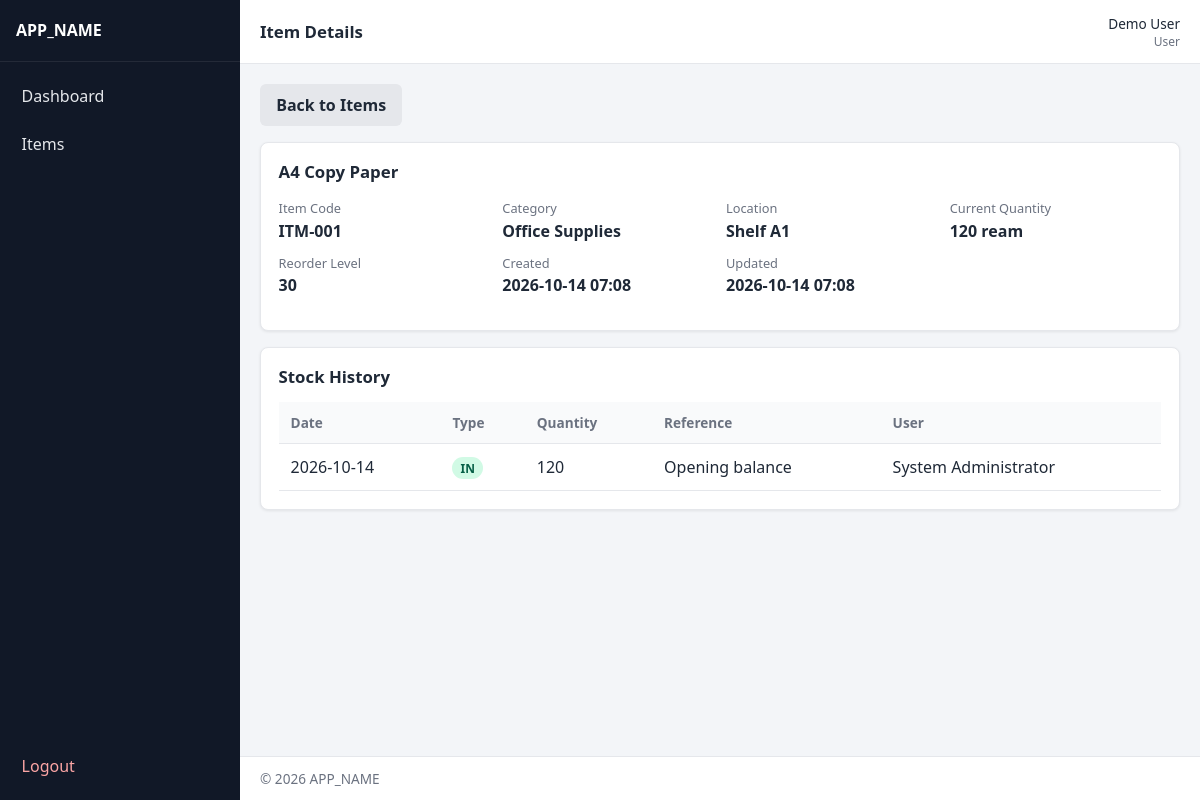
The app's page /user/item-details.php?id=1 (signed in) with its own data.
### tables this page shows
CREATE TABLE items (
    id INT UNSIGNED AUTO_INCREMENT PRIMARY KEY,
    item_code VARCHAR(50) NOT NULL,
    item_name VARCHAR(150) NOT NULL,
    category VARCHAR(100) NOT NULL,
    location VARCHAR(100) NOT NULL,
    quantity INT NOT NULL DEFAULT 0,
    unit VARCHAR(30) NOT NULL,
    reorder_level INT NOT NULL DEFAULT 0,
    created_at TIMESTAMP NOT NULL DEFAULT CURRENT_TIMESTAMP,
    updated_at TIMESTAMP NOT NULL DEFAULT CURRENT_TIMESTAMP ON UPDATE CURRENT_TIMESTAMP,
    UNIQUE KEY uq_items_code (item_code),
    KEY idx_items_name (item_name),
    KEY idx_items_category (category),
    KEY idx_items_location (location),
    CONSTRAINT chk_items_quantity CHECK (quantity >= 0),
    CONSTRAINT chk_items_reorder CHECK (reorder_level >= 0)
);

CREATE TABLE stock_movements (
    id INT UNSIGNED AUTO_INCREMENT PRIMARY KEY,
    item_id INT UNSIGNED NOT NULL,
    movement_type ENUM('IN', 'OUT') NOT NULL,
    quantity INT NOT NULL,
    movement_date DATE NOT NULL,
    reference_note VARCHAR(255) NULL,
    created_by INT UNSIGNED NULL,
    created_at TIMESTAMP NOT NULL DEFAULT CURRENT_TIMESTAMP,
    KEY idx_movements_item (item_id),
    KEY idx_movements_type (movement_type),
    KEY idx_movements_date (movement_date),
    KEY idx_movements_created_by (created_by),
    CONSTRAINT chk_movements_quantity CHECK (quantity > 0),
    CONSTRAINT fk_movements_item
        FOREIGN KEY (item_id) REFERENCES items (id)
        ON UPDATE CASCADE
        ON DELETE RESTRICT,
    CONSTRAINT fk_movements_user
        FOREIGN KEY (created_by) REFERENCES users (id)
        ON UPDATE CASCADE
        ON DELETE SET NULL
);

CREATE TABLE users (
    id INT UNSIGNED AUTO_INCREMENT PRIMARY KEY,
    full_name VARCHAR(120) NOT NULL,
    username VARCHAR(60) NOT NULL,
    password_hash VARCHAR(255) NOT NULL,
    role ENUM('admin', 'user') NOT NULL DEFAULT 'user',
    is_active TINYINT(1) NOT NULL DEFAULT 1,
    created_at TIMESTAMP NOT NULL DEFAULT CURRENT_TIMESTAMP,
    updated_at TIMESTAMP NOT NULL DEFAULT CURRENT_TIMESTAMP ON UPDATE CURRENT_TIMESTAMP,
    UNIQUE KEY uq_users_username (username),
    KEY idx_users_role (role),
    KEY idx_users_active (is_active)
);

### includes/functions.php (called while the page is built, shortened)
<?php
function e(?string $value): string
{
    return htmlspecialchars((string) $value, ENT_QUOTES | ENT_SUBSTITUTE, 'UTF-8');
}
function url(string $path = ''): string
{
    $base = rtrim(BASE_PATH, '/');
    $path = '/' . ltrim($path, '/');
    return ($base === '' ? '' : $base) . $path;
}
function format_date(?string $date): string
{
    $ts = strtotime($date);
    return $ts ? date('Y-m-d', $ts) : e($date);
}
function format_datetime(?string $datetime): string
{
    $ts = strtotime($datetime);
    return $ts ? date('Y-m-d H:i', $ts) : e($datetime);
}

### user/item-details.php (the view, shortened to what this page needs)
<?php
$pdo = db();
$id = positive_int($_GET['id'] ?? null);
$stmt = $pdo->prepare('SELECT * FROM items WHERE id = :id LIMIT 1');
$stmt->execute(['id' => $id]);
$item = $stmt->fetch();
$historyStmt = $pdo->prepare(
    'SELECT sm.*, u.full_name AS created_by_name
     FROM stock_movements sm
     LEFT JOIN users u ON u.id = sm.created_by
     WHERE sm.item_id = :id
     ORDER BY sm.movement_date DESC, sm.id DESC
     LIMIT 25'
);
$historyStmt->execute(['id' => $id]);
$history = $historyStmt->fetchAll();
require __DIR__ . '/../includes/header.php';
?>
<div class="toolbar">
    <a class="btn btn-secondary" href="<?= e(url('user/items.php')) ?>">Back to Items</a>
</div>
<div class="card">
    <h2><?= e($item['item_name']) ?></h2>
    <dl class="detail-grid">
        <div class="detail-item"><dt>Item Code</dt><dd><?= e($item['item_code']) ?></dd></div>
        <div class="detail-item"><dt>Category</dt><dd><?= e($item['category']) ?></dd></div>
        <div class="detail-item"><dt>Location</dt><dd><?= e($item['location']) ?></dd></div>
        <div class="detail-item"><dt>Current Quantity</dt><dd><?= e((string) $item['quantity']) ?> <?= e($item['unit']) ?></dd></div>
        <div class="detail-item"><dt>Reorder Level</dt><dd><?= e((string) $item['reorder_level']) ?></dd></div>
        <div class="detail-item"><dt>Created</dt><dd><?= e(format_datetime($item['created_at'])) ?></dd></div>
        <div class="detail-item"><dt>Updated</dt><dd><?= e(format_datetime($item['updated_at'])) ?></dd></div>
    </dl>
</div>
<div class="card">
    <h3>Stock History</h3>
    <?php if (!$history): ?>
        <div class="empty-state">No stock movements yet.</div>
    <?php else: ?>
        <div class="table-wrap">
            <table class="data-table">
                <thead>
                    <tr>
                        <th>Date</th>
                        <th>Type</th>
                        <th>Quantity</th>
                        <th>Reference</th>
                        <th>User</th>
                    </tr>
                </thead>
                <tbody>
                    <?php foreach ($history as $row): ?>
                        <tr>
                            <td><?= e(format_date($row['movement_date'])) ?></td>
                            <td>
                                <span class="badge badge-<?= $row['movement_type'] === 'IN' ? 'in' : 'out' ?>">
                                    <?= e($row['movement_type']) ?>
                                </span>
                            </td>
                            <td><?= e((string) $row['quantity']) ?></td>
                            <td><?= e($row['reference_note'] ?? '') ?></td>
                            <td><?= e($row['created_by_name'] ?? '—') ?></td>
                        </tr>
                    <?php endforeach; ?>
                </tbody>
            </table>
        </div>
    <?php endif; ?>
</div>
<?php require __DIR__ . '/../includes/footer.php'; ?>

### assets/css/style.css (style rules this page uses)
:root { --bg: #f3f5f8; --surface: #ffffff; --text: #1f2937; --muted: #6b7280; --border: #e5e7eb; --primary: #1d4ed8; --primary-dark: #1e40af; --danger: #b91c1c; --danger-bg: #fef2f2; --success: #047857; --success-bg: #ecfdf5; --warning: #b45309; --warning-bg: #fffbeb; --info-bg: #eff6ff; --sidebar: #111827; --sidebar-text: #e5e7eb; --sidebar-active: #2563eb; --shadow: 0 1px 3px rgba(0, 0, 0, 0.08); --radius: 8px; --font: "Segoe UI", Tahoma, Geneva, Verdana, sans-serif; }
*, *::before, *::after { box-sizing: border-box; }
html, body { margin: 0; padding: 0; font-family: var(--font); color: var(--text); background: var(--bg); min-height: 100%; }
a { color: var(--primary); text-decoration: none; }
.card { background: var(--surface); border: 1px solid var(--border); border-radius: var(--radius); padding: 1.1rem; box-shadow: var(--shadow); margin-bottom: 1rem; }
.card h2, .card h3 { margin: 0 0 0.85rem; font-size: 1.05rem; }
.toolbar { display: flex; flex-wrap: wrap; gap: 0.75rem; align-items: flex-end; margin-bottom: 1rem; }
.btn { display: inline-flex; align-items: center; justify-content: center; gap: 0.35rem; border: 1px solid transparent; border-radius: 6px; padding: 0.55rem 0.95rem; font: inherit; font-weight: 600; cursor: pointer; text-decoration: none; background: #e5e7eb; color: var(--text); }
.btn-secondary { background: #e5e7eb; }
.table-wrap { width: 100%; overflow-x: auto; }
table.data-table { width: 100%; border-collapse: collapse; background: var(--surface); }
table.data-table th, table.data-table td { padding: 0.7rem 0.75rem; border-bottom: 1px solid var(--border); text-align: left; vertical-align: top; white-space: nowrap; }
table.data-table th { font-size: 0.85rem; color: var(--muted); background: #f9fafb; }
.badge { display: inline-block; padding: 0.15rem 0.5rem; border-radius: 999px; font-size: 0.75rem; font-weight: 700; }
.badge-in { background: #d1fae5; color: #065f46; }
.detail-grid { display: grid; grid-template-columns: repeat(auto-fit, minmax(180px, 1fr)); gap: 0.75rem; }
.detail-item dt { color: var(--muted); font-size: 0.8rem; margin: 0; }
.detail-item dd { margin: 0.15rem 0 0; font-weight: 600; }

### records on screen
items: item_name "A4 Copy Paper", item_code "ITM-001", category "Office Supplies", location "Shelf A1", quantity "120", unit "ream", reorder_level "30", created_at "2026-10-14 07:08", updated_at "2026-10-14 07:08"
stock_movements: movement_date "2026-10-14", movement_type "IN", quantity "120", reference_note "Opening balance", created_by.full_name "System Administrator"

### other values on screen
APP_NAME "APP_NAME"
$pageTitle "Item Details"
$user['full_name'] "Demo User"
$user['role'] "User"
